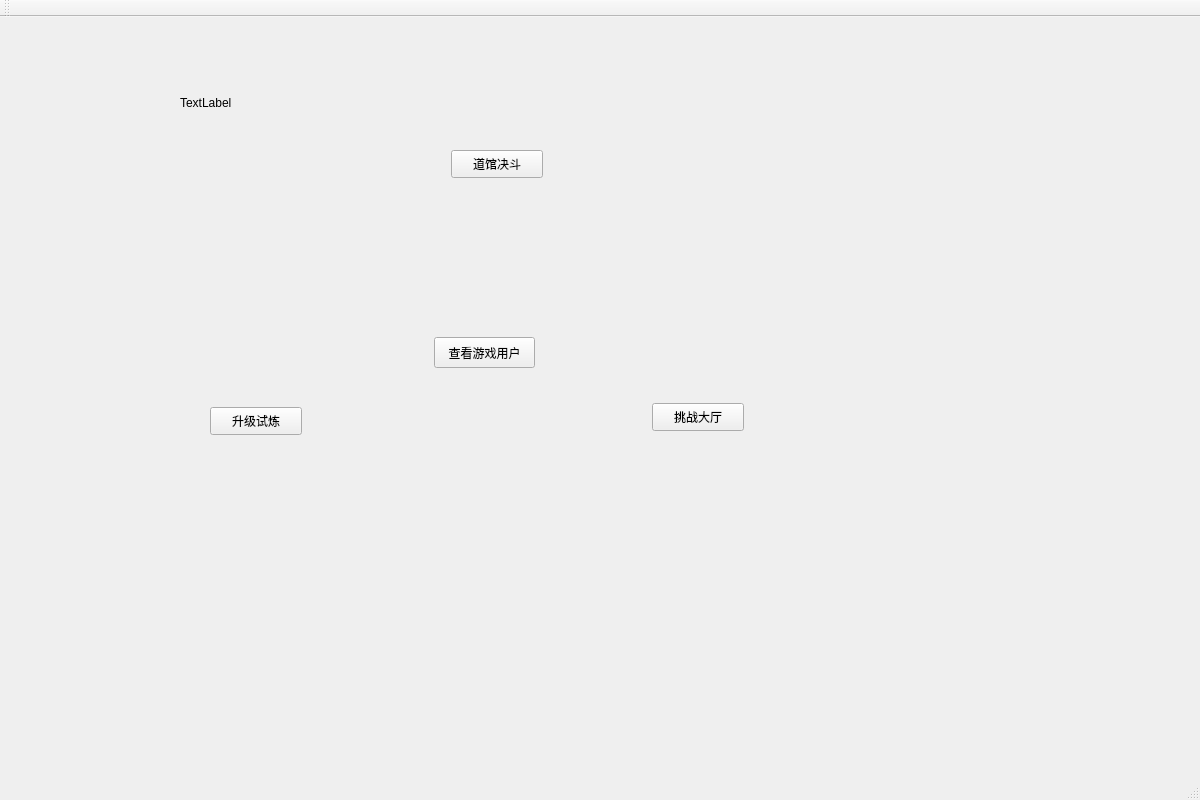
<?xml version="1.0" encoding="UTF-8"?>
<ui version="4.0">
 <class>MainWindow</class>
 <widget class="QMainWindow" name="MainWindow">
  <property name="geometry">
   <rect>
    <x>0</x>
    <y>0</y>
    <width>1200</width>
    <height>800</height>
   </rect>
  </property>
  <property name="minimumSize">
   <size>
    <width>1200</width>
    <height>800</height>
   </size>
  </property>
  <property name="maximumSize">
   <size>
    <width>1300</width>
    <height>900</height>
   </size>
  </property>
  <property name="windowTitle">
   <string>MainWindow</string>
  </property>
  <widget class="QWidget" name="centralWidget">
   <widget class="QLabel" name="locLabel">
    <property name="geometry">
     <rect>
      <x>180</x>
      <y>70</y>
      <width>141</width>
      <height>31</height>
     </rect>
    </property>
    <property name="text">
     <string>TextLabel</string>
    </property>
   </widget>
   <widget class="QPushButton" name="checkUserButton">
    <property name="geometry">
     <rect>
      <x>434</x>
      <y>320</y>
      <width>101</width>
      <height>31</height>
     </rect>
    </property>
    <property name="text">
     <string>查看游戏用户</string>
    </property>
   </widget>
   <widget class="QPushButton" name="trainGameButton">
    <property name="geometry">
     <rect>
      <x>210</x>
      <y>390</y>
      <width>92</width>
      <height>28</height>
     </rect>
    </property>
    <property name="text">
     <string>升级试炼</string>
    </property>
   </widget>
   <widget class="QPushButton" name="duelGameButton">
    <property name="geometry">
     <rect>
      <x>451</x>
      <y>133</y>
      <width>92</width>
      <height>28</height>
     </rect>
    </property>
    <property name="text">
     <string>道馆决斗</string>
    </property>
   </widget>
   <widget class="QPushButton" name="challengeButton">
    <property name="geometry">
     <rect>
      <x>652</x>
      <y>386</y>
      <width>92</width>
      <height>28</height>
     </rect>
    </property>
    <property name="text">
     <string>挑战大厅</string>
    </property>
   </widget>
  </widget>
  <widget class="QMenuBar" name="menuBar">
   <property name="geometry">
    <rect>
     <x>0</x>
     <y>0</y>
     <width>1200</width>
     <height>26</height>
    </rect>
   </property>
  </widget>
  <widget class="QToolBar" name="mainToolBar">
   <attribute name="toolBarArea">
    <enum>TopToolBarArea</enum>
   </attribute>
   <attribute name="toolBarBreak">
    <bool>false</bool>
   </attribute>
  </widget>
  <widget class="QStatusBar" name="statusBar"/>
 </widget>
 <layoutdefault spacing="6" margin="11"/>
 <resources/>
 <connections/>
</ui>
